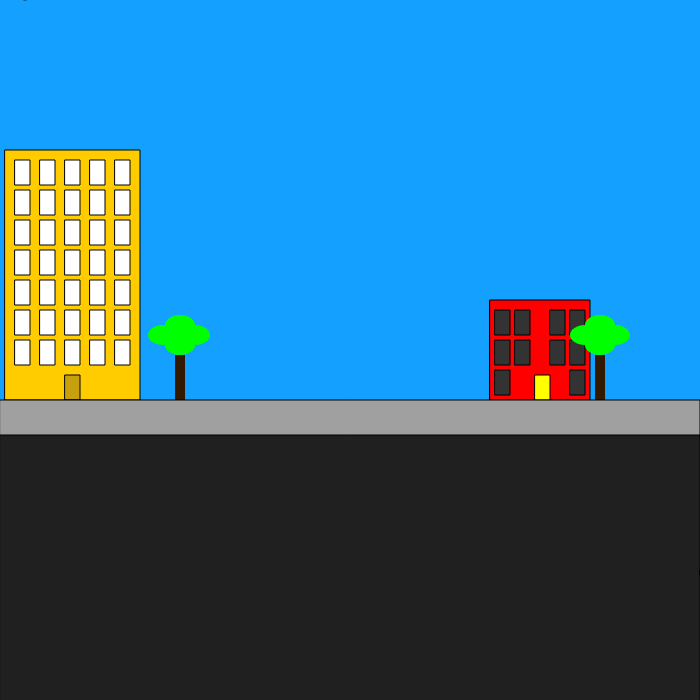
Frame 1 (no input)
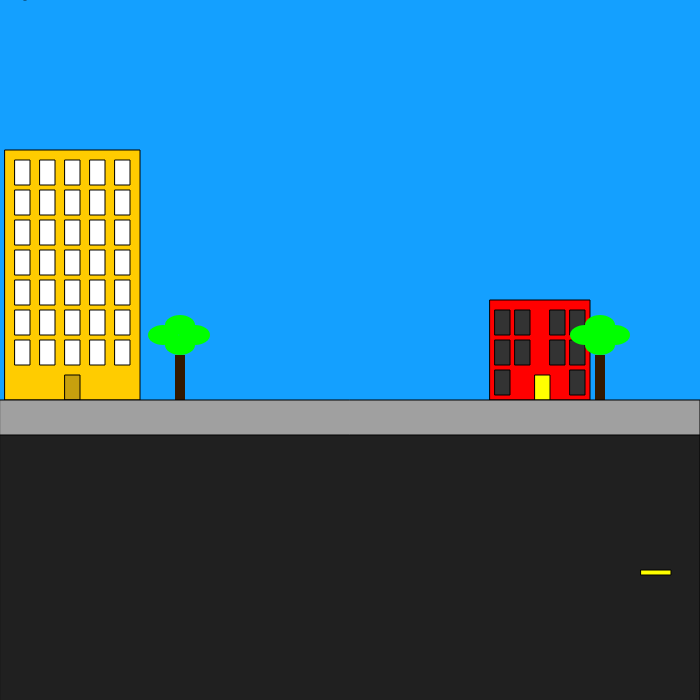
Frame 60 (no input)
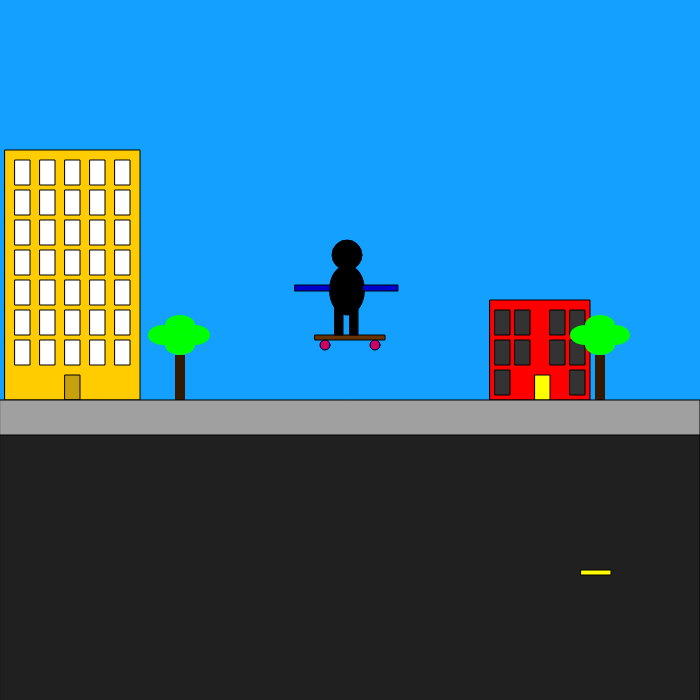
Frame 120 (the mouse pressed at the canvas centre since frame 60)

The p5.js sketch that drew these frames (run headless with seeded random() and noise() and a simulated clock; from frame 60 on, the mouse is pressed at the canvas centre):

// p5.js sketch
// ── sketch.js
var xMidLine1 = 900;
var xMidline2 = 900;
var xMidLine3 = 900;
var xMidLine4 = 900;
var xMidLine5 = 900;

var yValue_Only = 570;

function setup() {
  createCanvas(700, 700);
  frameRate(100);
}

function draw() {
  background(20, 160, 255);

push();
strokeWeight(1);

  // Bulding Yellow
  fill(255, 204, 0);
  rect(5, 150, 135, 250);

// Building Windows
  fill(255,255,255);
// Left Row
  rect(15, 160, 15, 25);
  rect(15, 190, 15, 25);
  rect(15, 220, 15, 25);
  rect(15, 250, 15, 25);
  rect(15, 280, 15, 25);
  rect(15, 310, 15, 25);
  rect(15, 340, 15, 25);
// Left Center Row
  rect(40, 340, 15, 25);
  rect(40, 310, 15, 25);
  rect(40, 280, 15, 25);
  rect(40, 250, 15, 25);
  rect(40, 220, 15, 25);
  rect(40, 190, 15, 25);
  rect(40, 160, 15, 25);
// Center Row
  rect(65, 340, 15, 25);
  rect(65, 310, 15, 25);
  rect(65, 280, 15, 25);
  rect(65, 250, 15, 25);
  rect(65, 220, 15, 25);
  rect(65, 190, 15, 25);
  rect(65, 160, 15, 25);
// Right Center
  rect(90, 340, 15, 25);
  rect(90, 310, 15, 25);
  rect(90, 280, 15, 25);
  rect(90, 250, 15, 25);
  rect(90, 220, 15, 25);
  rect(90, 190, 15, 25);
  rect(90, 160, 15, 25);
// Right Row
  rect(115, 340, 15, 25);
  rect(115, 310, 15, 25);
  rect(115, 280, 15, 25);
  rect(115, 250, 15, 25);
  rect(115, 220, 15, 25);
  rect(115, 190, 15, 25);
  rect(115, 160, 15, 25);
// Door
  fill(20, 20, 60, 60);
  rect(65, 375, 15, 25);
pop();

push();
// Red Buildling
  fill('red');
  rect(490, 300, 100, 100);

// Windows
  fill(51);
// left Side
  rect(495, 310, 15, 25);
  rect(495, 340, 15, 25);
  rect(495, 370, 15, 25);
// left Center
  rect(515, 340, 15, 25);
  rect(515, 310, 15, 25);
// Right Center
  rect(550, 310, 15, 25);
  rect(550, 340, 15, 25);
// Right
  rect(570, 340, 15, 25);
  rect(570, 310, 15, 25);
  rect(570, 370, 15, 25);
// Door
  fill(255, 255, 0);
  rect(535, 375, 15, 25);

push();
// Tree's
  strokeWeight(0);
  fill('rgb(0, 255, 0)');
// Tree Left
  ellipse(163, 335, 30, 20);
  ellipse(180, 325, 30, 20);
  ellipse(180, 345, 30, 20);
  ellipse(195, 335, 30, 20);
// Tree Right
  ellipse(600, 325, 30, 20);
  ellipse(615, 335, 30, 20);
  ellipse(585, 335, 30, 20);
  ellipse(600, 345, 30, 20);
pop();

// Tree Trunks
push();
  fill(51, 25, 0);
  strokeWeight(0);
  rect(175, 355, 10, 50);
  rect(595, 355, 10, 50);
pop();

push();
// Street and side walk
  fill(32, 32, 32);
  rect(0, 415, 700, 405);
  fill(160, 160, 160);
  rect(0, 400, 700, 35);
  pop();






// Center Lines
push();

rect(xMidLine1, yValue_Only, 30, 5);
rect(xMidline2-200, yValue_Only, 30, 5);


xMidLine1 = xMidLine1-1;
xMidline2 = xMidline2-1;



if(frameCount %1800 === 0) {xMidLine1 = 900;}


push();
// Skateboard
fill(102, 51, 0);
rect(mouseX-35, mouseY-15, 70, 5);

// Wheels
fill(204, 0, 102);
ellipse(mouseX-25, mouseY-5, 10, 10);
ellipse(mouseX+25, mouseY-5, 10, 10);

// SkateBoarder

// Legs
fill(0, 0, 0);
rect(mouseX+0, mouseY-45, 8, 30);
rect(mouseX-15, mouseY-45, 8, 30);
// Body
ellipse(mouseX-3, mouseY-60, 35, 50);
// Head
ellipse(mouseX-3, mouseY-95, 30, 30);
// Arms
fill(0, 0, 204);
rect(mouseX+13, mouseY-65, 35, 6);
rect(mouseX-55, mouseY-65, 35, 6);
pop();
}
